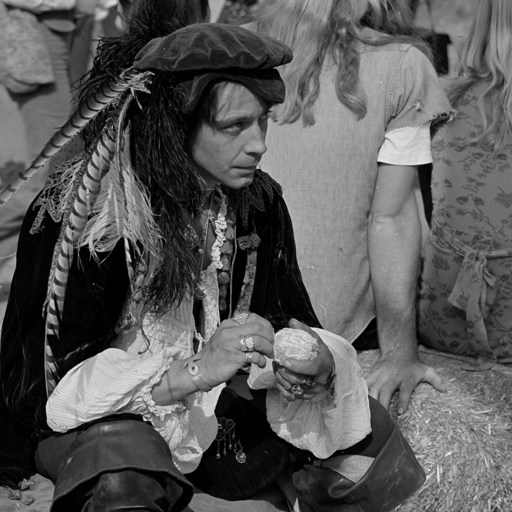
%> input picture test_data/actor.png, 512 x 512 px, given in place of Mandrill.bmp, which was not available
$ octave --eval "result = JND_ID;"   (GNU Octave 9; MATLAB toolbox functions it lacks are replaced by stand-ins)
%> lines starting %> are read from the running program, lines starting %| are printed output that depends on the picture; pictures that were not available may be replaced by others from this repository, and a replacement may not be noted
function [JND]=JND_ID(I,lambda)
close all;clc;
%% Initialize
if nargin<1
    I=imread('Ori/Mandrill.bmp');%test input image
%> I is the input picture: size 512x512 uint8; min 0, max 245, mean 89
end
if nargin<2
    lambda=0.8;%strength of the structural component, the smaller the value is, the smoother the structural component
end

I=double(I);
%> I: size 512x512 double
bg=func_bg(I); % Average background luminance
%> in func_bg, `output = filter2(Mask,input)/32;`:
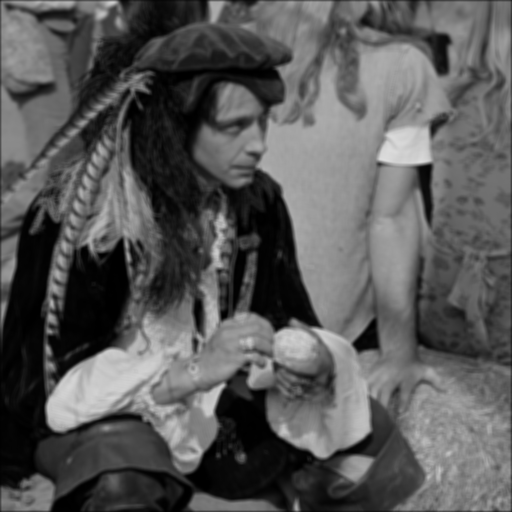
%> output: size 512x512 double; min 0, max 222.2, mean 88.6
%% Calculating JNDl: luminance adaptation
T0=17;
GAMMA=3/128;
JNDl=GAMMA*(bg-127)+3;
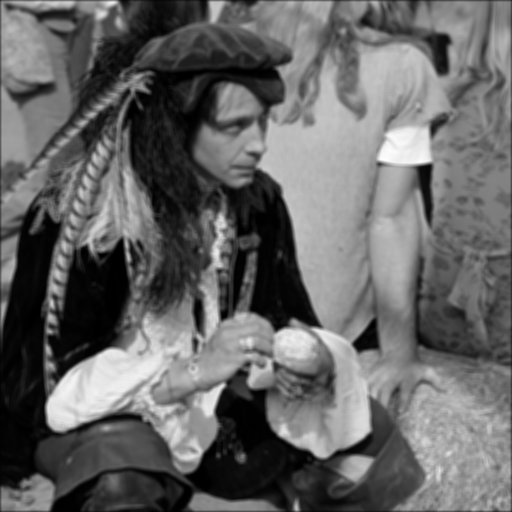
%> JNDl: size 512x512 double; min 0.0234, max 5.23, mean 2.1; drawn with min black and max white
JNDl(bg<=127)=T0*(1-sqrt(bg(bg<=127)/127))+3;
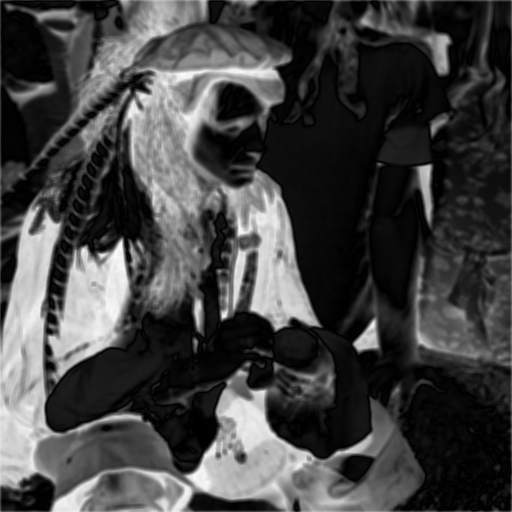
%> JNDl: size 512x512 double; min 3, max 20, mean 7.47; drawn with min black and max white
%% Image decomposition
% Call W.T. Yin's code
% please refer to http://www.caam.rice.edu/~wy1/ParaMaxFlow/
%> the run ends on the next line
I_s = Graph_anisoTV_L1_v2(uint8(I),lambda,4,2);clc;I_s=double(I_s);% structural component
% [30 lines not run here, left out]
function output=func_bg(input)
Mask=[1 1 1 1 1
      1 2 2 2 1
      1 2 0 2 1
      1 2 2 2 1
      1 1 1 1 1];
output = filter2(Mask,input)/32;
end
